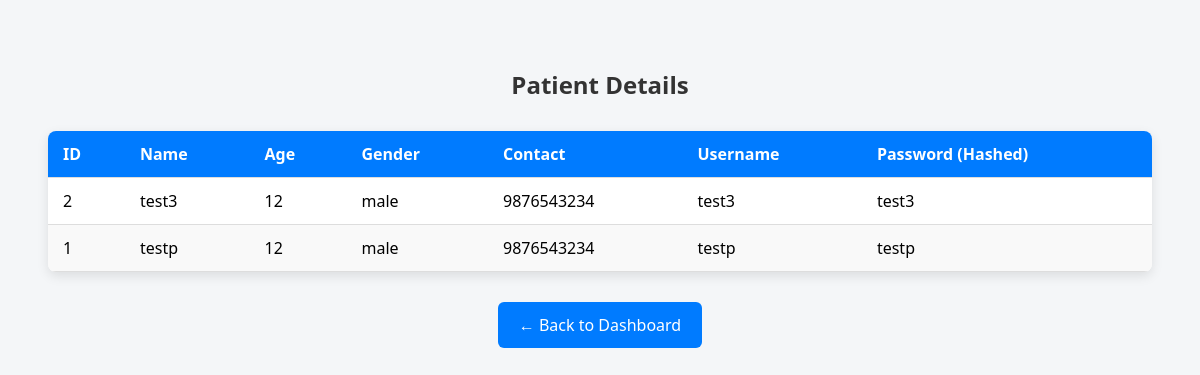
Page /admin/view_patients (signed in) on the committed database.
### tables this page shows
CREATE TABLE patient_logins (
            patient_id INTEGER PRIMARY KEY,
            username TEXT UNIQUE NOT NULL,
            password TEXT NOT NULL,
            FOREIGN KEY (patient_id) REFERENCES patients(id));

CREATE TABLE patients (
    id INTEGER PRIMARY KEY AUTOINCREMENT,
    name TEXT NOT NULL,
    age INTEGER NOT NULL,
    gender TEXT NOT NULL,
    contact TEXT,
    username TEXT UNIQUE NOT NULL);

### app.py (the view)
@app.route('/admin/view_patients')
def view_patients():
    if 'admin' in session:
        conn = get_db()
        cursor = conn.cursor()
        cursor.execute("""
            SELECT p.*, l.username FROM patients p
            JOIN patient_logins l ON p.id = l.patient_id
        """)
        patients = cursor.fetchall()
        conn.close()
        return render_template('view_patients.html', patients=patients)
    return redirect('/admin')

### db.py (called while the page is built)
def get_db():
    conn = sqlite3.connect(DATABASE)
    conn.row_factory = sqlite3.Row
    return conn

### templates/view_patients.html (shortened to what this page needs)
<!DOCTYPE html>
<html lang="en">
<head>
</head>
<body>
    <h2>Patient Details</h2>
    <table>
        <thead>
            <tr>
                <th>ID</th>
                <th>Name</th>
                <th>Age</th>
                <th>Gender</th>
                <th>Contact</th>
                <th>Username</th>
                <th>Password (Hashed)</th>
            </tr>
        </thead>
        <tbody>
            {% for pat in patients %}
            <tr>
                <td>{{ pat[0] }}</td>
                <td>{{ pat[1] }}</td>
                <td>{{ pat[2] }}</td>
                <td>{{ pat[3] }}</td>
                <td>{{ pat[4] }}</td>
                <td>{{ pat[5] }}</td>
                <td>{{ pat[6] }}</td>
            </tr>
            {% endfor %}
        </tbody>
    </table>
    <a href="/admin/dashboard" class="back-btn">← Back to Dashboard</a>
</body>
</html>

### templates/view_patients.html (style rules this page uses)
body { font-family: 'Segoe UI', sans-serif; background-color: #f4f6f8; padding: 40px; }
h2 { text-align: center; color: #333; margin-bottom: 30px; }
table { width: 100%; border-collapse: collapse; margin: auto; background-color: white; box-shadow: 0 4px 12px rgba(0, 0, 0, 0.1); border-radius: 8px; overflow: hidden; }
th, td { padding: 12px 15px; text-align: left; border-bottom: 1px solid #ddd; }
th { background-color: #007bff; color: white; }
tr:nth-child(even) { background-color: #f9f9f9; }
.back-btn { display: block; width: 180px; margin: 30px auto 0; padding: 12px; text-align: center; background-color: #007bff; color: white; border: none; border-radius: 6px; text-decoration: none; font-size: 16px; transition: background-color 0.3s ease; }

### rows in the picture
patient_logins: pat "2", name "test3", age "12", gender "male", contact "9876543234", username "test3"
patient_logins: pat "1", name "testp", age "12", gender "male", contact "9876543234", username "testp"
